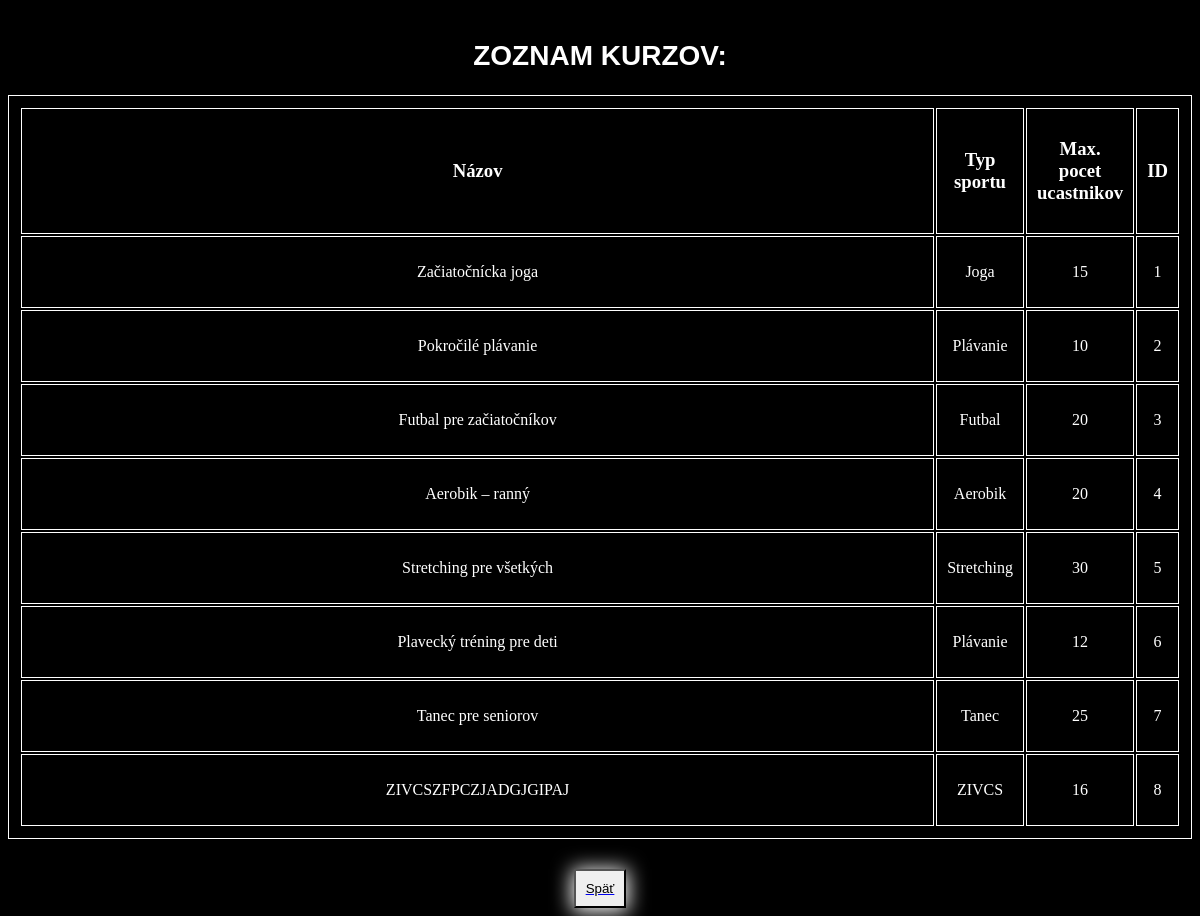
/kurzy, run on an earlier commit of the app's database.
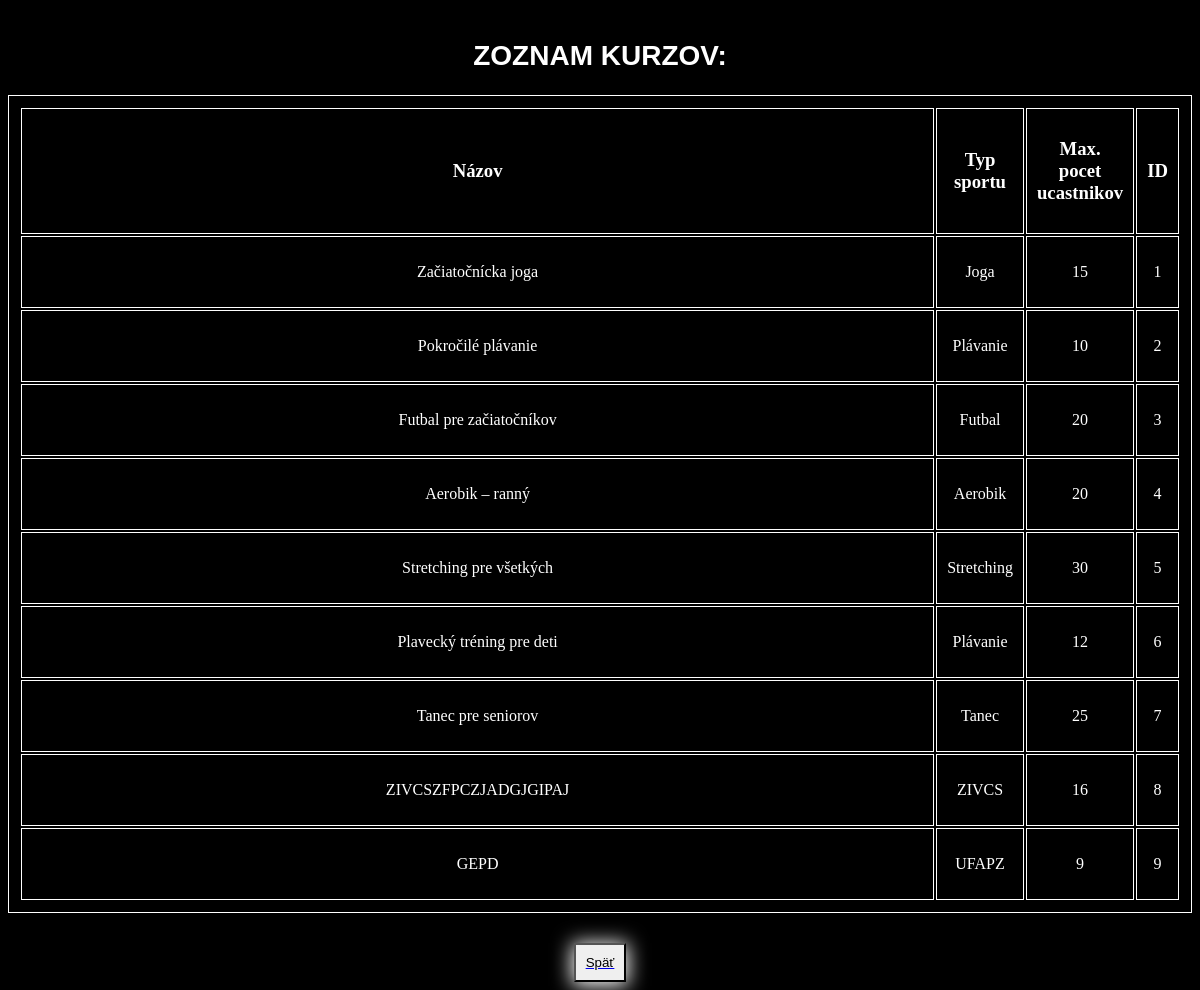
And on a later commit of the database.
### app.py (models this page shows, shortened)
class Kurz(db.Model):
    __tablename__="Kurzy"
    ID_kurzu            =db.Column(db.Integer, primary_key=True)
    Nazov_kurzu         =db.Column(db.String)
    Typ_sportu          =db.Column(db.String)
    Max_pocet_ucastnikov=db.Column(db.Integer)
    Id_trenera          =db.Column(db.Integer)

### app.py (the view)
@app.route('/kurzy')  # API endpoint
def zobraz_kurzy():
    kurzy=Kurz.query.all()
    return render_template("kurzy.html", kurzy=kurzy)

### app.py (called while the page is built)
@app.before_request
def set_lang():
    lang = request.args.get("lang")
    if lang is None:
        lang = session.get("lang", "sk")  # 3. fallback na "sk"
    if lang not in SUPPORTED:
        lang = "slotovcina"
    session["lang"] = lang
    g.t = TRANSLATIONS[lang]

@app.context_processor
def inject_translations():
    return dict(t=g.t)

### templates/kurzy.html (shortened to what this page needs)
<!DOCTYPE html>
<html lang="sk">
<head>
    <link rel="stylesheet" href="{{ url_for('static', filename='main.css') }}">
</head>
<body>
    <h2>{{ t.courses_list }}</h2>
    <table>
        <tr>
            <td><h3>Názov</h3></td>
            <td><h3>Typ sportu</h3></td>
            <td><h3>Max. pocet ucastnikov</h3></td>
            <td><h3>ID</h3></td>
        </tr>
        {% for kurz in kurzy: %}
            <tr>
                <td>{{ kurz.Nazov_kurzu }}</td>
                <td>{{ kurz.Typ_sportu }}</td>
                <td>{{ kurz.Max_pocet_ucastnikov }}</td>
                <td>{{ kurz.ID_kurzu }}</td>
            </tr>
        {% endfor %}
</table>
    <a href="/"><button>{{ t.back }}</button></a>
</body>
</html>

### static/main.css (style rules this page uses)
h1,h2 { color: white; font-family: Arial, sans-serif; font-size: 28px; text-align: center; margin-top: 40px; text-transform: uppercase; }
button { display: block; margin: auto; margin-top: 30px; padding: 10px; border-radius: 0px; box-shadow: 0px 2px 20px 2px white; }
table { width: auto; border: 1px solid white; padding: 10px; }
th,td,tr { border: 1px solid white; color: white; text-align: center; width: 100%; height: 50px; padding: 10px; }
html { background-color: black; }

What changed in the data, as far as the page shows it:
added Kurz: Nazov_kurzu "GEPD", Typ_sportu "UFAPZ", Max_pocet_ucastnikov "9", ID_kurzu "9"
